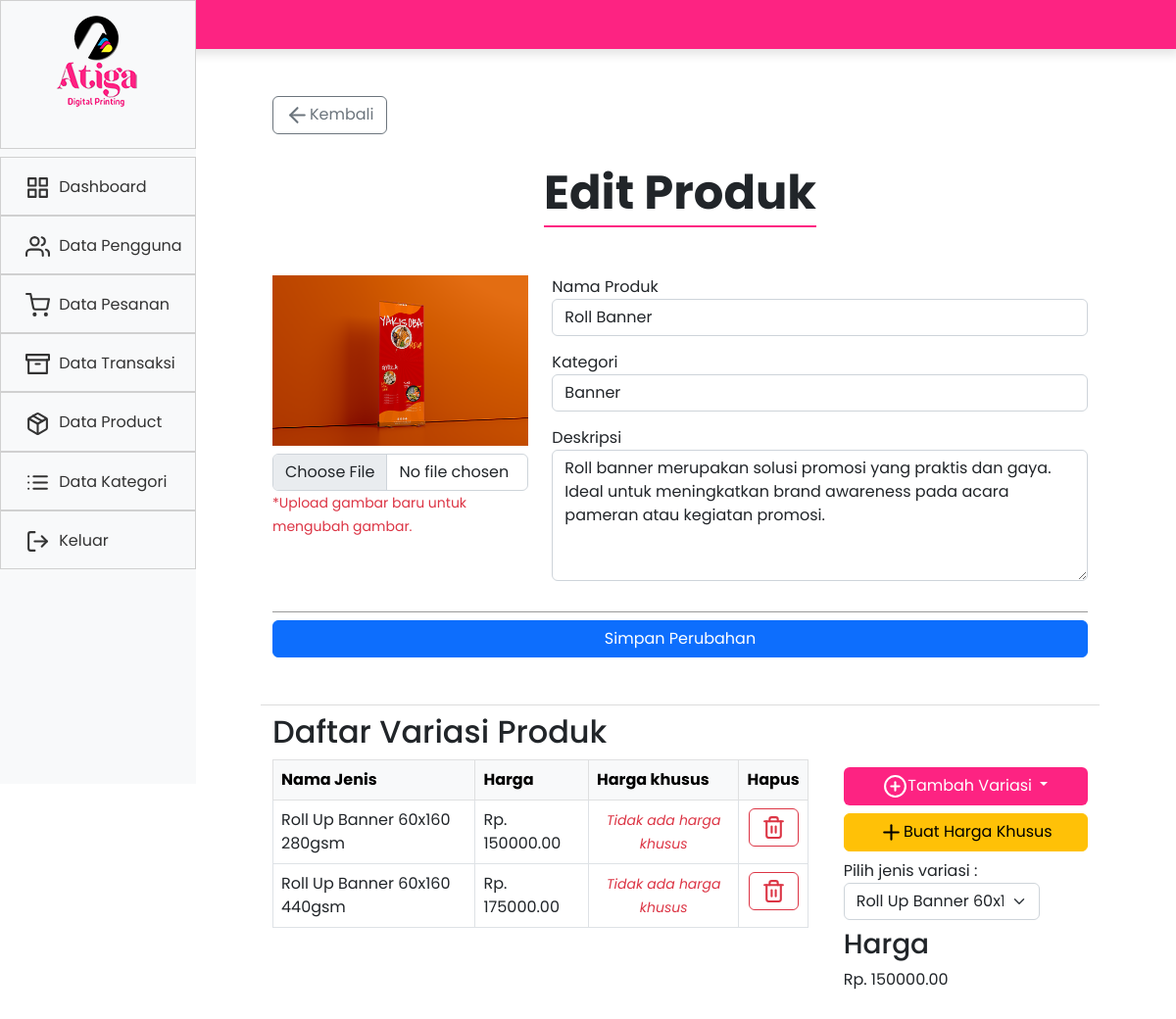
The app's page /adminpanel/edit-product.php?product_id=9 (signed in) with its own data.
### tables this page shows
CREATE TABLE `products` (
  `product_id` int(5) NOT NULL,
  `product_name` varchar(50) NOT NULL,
  `description` text NOT NULL,
  `image` varchar(255) NOT NULL,
  `category_id` int(3) NOT NULL
);

CREATE TABLE `product_variations` (
  `variation_id` int(5) NOT NULL,
  `product_id` int(5) NOT NULL,
  `type_id` int(5) NOT NULL,
  `price` decimal(10,2) NOT NULL
);

CREATE TABLE `product_types` (
  `type_id` int(3) NOT NULL,
  `type_name` varchar(255) NOT NULL
);

### includes/function.php (called while the page is built, shortened)
<?php
function getData($conn, $table)
{
    $sql = "SELECT * FROM $table";
    $stmt = $conn->prepare($sql);
    $stmt->execute();
    $result = $stmt->get_result();
    $data = $result->fetch_all(MYSQLI_ASSOC);
    return $data;
}
function getProductVariations($conn, $product_id)
{
    $query = "SELECT pv.*, pt.type_name
              FROM product_variations pv
              JOIN product_types pt ON pv.type_id = pt.type_id
              WHERE pv.product_id = ?";
    $stmt = $conn->prepare($query);
    $stmt->bind_param('i', $product_id);
    $stmt->execute();
    return $stmt->get_result()->fetch_all(MYSQLI_ASSOC);
}

### adminpanel/edit-product.php (the view, shortened to what this page needs)
<?php
require "../includes/config.php";
require "../includes/function.php";
$querykategori = getData($conn, "categories");
if (isset($_GET['product_id'])) {
    $product_id = $_GET['product_id'];
    $queryEditProduct = mysqli_query($conn, "SELECT a.*, b.category_name AS category_name FROM products a JOIN categories b ON a.category_id = b.category_id WHERE a.product_id = $product_id");
    $data = mysqli_fetch_assoc($queryEditProduct);
} else {
    header("Location: product.php");
    exit();
}
?>
<!DOCTYPE html>
<html lang="id">
<head>
    <link rel="stylesheet" href="../assets/bootstrap/css/bootstrap.min.css">
    <link rel="stylesheet" href="../assets/css/admin.css">
</head>
<body>
    <?php require "sidebar.php"; ?>
    <div class="content col-md-10">
        <div class="top-fixed line"></div>
        <div class="container">
            <div class="back ps-5 mt-5">
                <a class="btn btn-outline-secondary" onclick="history.back()"><i data-feather="arrow-left"></i>Kembali</a>
            </div>
            <div class="title text-center mt-4">
                <span>Edit Produk</span>
            </div>
            <div class="content-body mt-5 pb-5 px-5">
                <div class="edit-product">
                    <form action="" method="post" enctype="multipart/form-data">
                        <div class="row">
                            <div class="col-lg-4">
                                <div class="product-image">
                                    <img src="../assets/img/product-images/<?php echo $data['image'] ?>" alt="<?php echo $data['product_name'] ?>" class="w-100 mb-2">
                                    <input type="file" name="new_foto" id="new_foto" class="form-control">
                                    <small class="form-text text-danger">*Upload gambar baru untuk mengubah gambar.</small>
                                </div>
                            </div>
                            <div class="col-lg-8">
                                <div class="product-data">
                                    <div class="form-group">
                                        <label for="new_nama">Nama Produk</label>
                                        <input type="text" id="new_nama" name="new_nama" class="form-control" value="<?php echo $data['product_name']; ?>" required>
                                    </div>
                                    <div class="form-group">
                                        <label for="new_kategori">Kategori</label>
                                        <select name="new_kategori" id="new_kategori" class="form-control" required>
                                            <?php
                                            foreach ($querykategori as $kategori) {
                                                $selected = ($kategori['category_id'] == $data['category_id']) ? 'selected' : '';
                                            ?>
                                                <option value="<?php echo $kategori['category_id']; ?>" <?php echo $selected; ?>><?php echo $kategori['category_name']; ?></option>
                                            <?php } ?>
                                        </select>
                                    </div>
                                    <div class="form-group">
                                        <label for="new_desc">Deskripsi</label>
                                        <textarea name="new_desc" id="new_desc" class="form-control" rows="5"><?php echo $data['description']; ?></textarea>
                                    </div>
                                </div>
                            </div>
                        </div>
                        <div class="mt-3 pt-2 text-end" style="border-top: 1px solid #999;">
                            <button type="submit" class="btn btn-primary me-2 w-100" name="save_edit">Simpan Perubahan</button>
                        </div>
                    </form>
                    <div class="row mt-5 pt-2" style="border-top: 1px solid #ddd;">
                        <h5 class="fs-2">Daftar Variasi Produk</h5>
                        <div class="col-lg-8 variasi-list">
                            <table class="table table-bordered">
                                <thead class="table-light">
                                    <tr>
                                        <th>Nama Jenis</th>
                                        <th>Harga</th>
                                        <th>Harga khusus</th>
                                        <th>Hapus</th>
                                    </tr>
                                </thead>
                                <tbody>
                                    <?php
                                    $queryVariations = getProductVariations($conn, $product_id);
                                    $variasi = count($queryVariations);
                                    if ($variasi == 0) { ?>
                                        <tr>
                                            <td colspan="6" class="text-center">Tidak Ada Varian</td>
                                        </tr>
                                        <?php } else {
                                        foreach ($queryVariations as $variationData) { ?>
                                            <tr>
                                                <td><?php echo $variationData['type_name']; ?></td>
                                                <td>Rp. <?php echo $variationData['price']; ?></td>
                                                <td class="text-center">
                                                    <?php
                                                    $varID = $variationData['variation_id'];
                                                    $pricingQuery = mysqli_query($conn, "SELECT variation_id FROM variation_pricing WHERE variation_id = '$varID'");
                                                    $pricing = mysqli_fetch_array($pricingQuery);
                                                    if ($pricing) { ?>
                                                        <form action="edit-harga.php" method="get">
                                                            <input type="hidden" name="variation_id" value="<?php echo $variationData['variation_id']; ?>">
                                                            <button type="submit" class="btn btn-outline-primary ms-2"><i data-feather="edit"></i></button>
                                                        </form>
                                                    <?php } else {
                                                        echo '<small class="text-danger fst-italic">Tidak ada harga khusus</small>';
                                                    }
                                                    ?>
                                                </td>
                                                <td class="text-center">
                                                    <form action="product.php" method="post">
                                                        <button type="submit" class="btn btn-outline-danger" name="delete_variation"><i data-feather="trash-2"></i></button>
                                                    </form>
                                                </td>
                                            </tr>
                                    <?php }
                                    }
                                    ?>
                                </tbody>
                            </table>
                        </div>
                        <div class="col-lg-4 variasi-form ps-4">
                            <div class="dropdown-center pt-2">
                                <button class="btn dropdown-toggle w-100" type="button" id="dropdownMenuButton" data-bs-toggle="dropdown" style="background-color: var(--primary); color: #fff;">
                                    <i data-feather="plus-circle"></i>Tambah Variasi
                                </button>
                            </div>
                            <button type="button" class="btn btn-warning mt-2 w-100" data-bs-toggle="modal" data-bs-target="#addPricingModal">
                                <span class="feather"><i data-feather="plus"></i></i></span>Buat Harga Khusus
                            </button>
                            <div class="price-list pt-2">
                                <label for="variation">Pilih jenis variasi :</label>
                                <div class="d-flex pb-2">
                                    <select name="variation" id="variation" class="form-select" style="width: 200px;">
                                        <?php
                                        foreach ($queryVariations as $varData) { ?>
                                            <option value="<?php echo $varData['variation_id'] ?>" data-price="<?php echo $varData['price']; ?>"><?php echo $varData['type_name'] ?></option>
                                        <?php } ?>
                                    </select>
                                </div>
                                <div id="pricing-container">
                                </div>
                            </div>
                        </div>
                    </div>
                </div>
            </div>
        </div>
    </div>
</body>
</html>

### assets/css/admin.css (style rules this page uses)
:root { --primary: #fd2382; --secondary: #0691d2; --darkpink: #dc1b6f; --darkblue: #036fa1; }
* { padding: 0; margin: 0; }
body { font-family: 'Poppins', sans-serif; overflow-x: hidden; }
.feather { width: 25px; height: 25px; }
.content { padding: 0; width: 100%; }
.content .container { padding-left: 200px; }
.content .line { height: 50px; background-color: var(--primary); box-shadow: 0 3px 9px 3px rgba(0, 0, 0, 0.1); }
.title span { font-size: 3rem; font-weight: bold; border-bottom: 2px solid var(--primary); }
.edit-product .form-group { margin-bottom: 15px; }
.form-group option { border-color: #ddd !important; background-color: var(--primary) !important; color: #fff; }

### records on screen
products: image (picture), new_nama "Roll Banner", new_desc "Roll banner merupakan solusi promosi yang praktis dan gaya. Ideal untuk meningkatkan brand awareness pada acara pameran atau kegiatan promosi."
product_variations: type.type_name "Roll Up Banner 60x160 280gsm", price "150000.00"
product_variations: type.type_name "Roll Up Banner 60x160 440gsm", price "175000.00"

### other values on screen
form field new_kategori "Banner"
form field variation "Roll Up Banner 60x160 280gsm"
